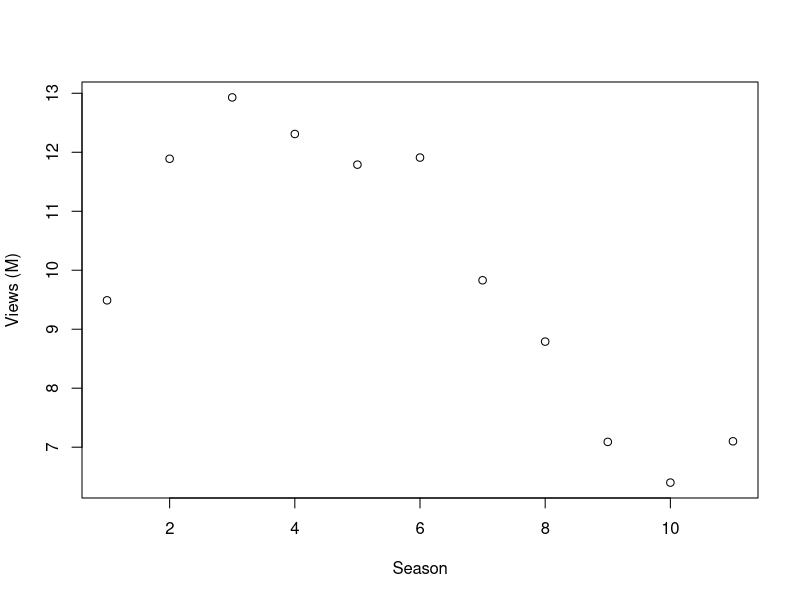

Reproduce this figure in R.
## ---- chunk 1
knitr::opts_chunk$set(echo = TRUE)
## ---- chunk 2
a <- seq(1,11,1)
b <- c(9.49,11.89,12.93,12.31,11.79,11.91,9.83,8.79,7.09,6.4,7.1)

df <- data.frame(a,b)
colnames(df) <- c("Season","Views (M)")
plot(df)
